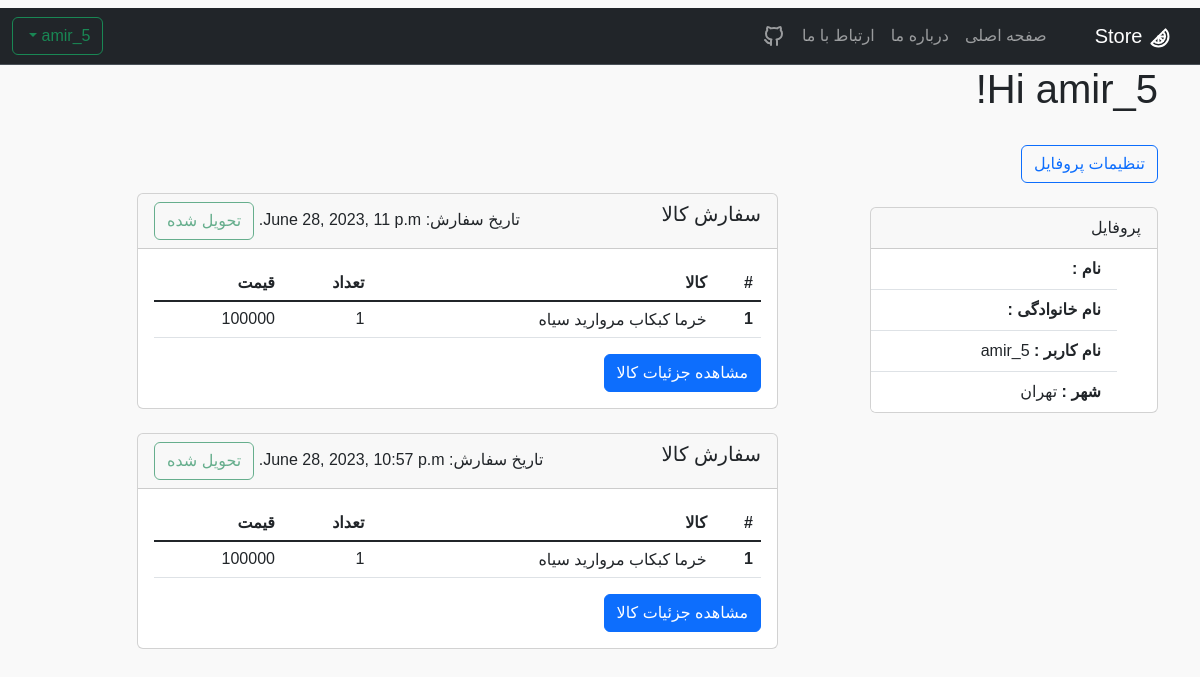
Before: /accounts/my_profile/amir_5/ (signed in) with the older database file.
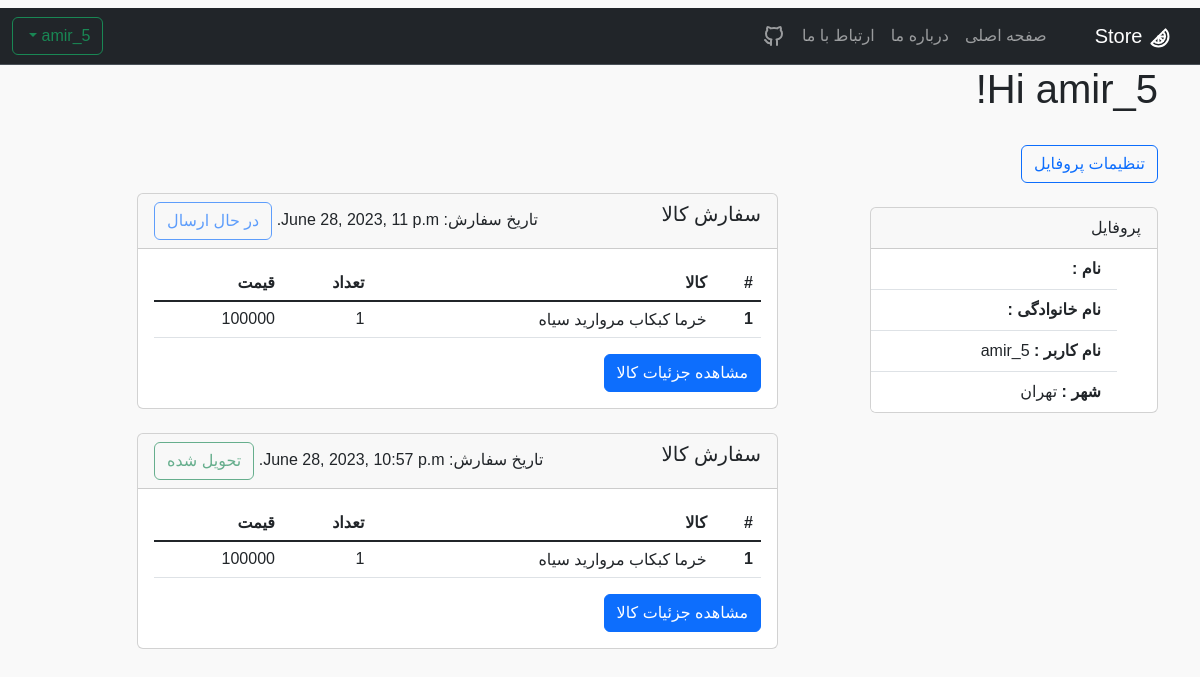
After: the same page with the newer database file.
### carts/models.py (models this page shows, shortened)
class Order(models.Model):
    STATUS_CHOICES = (
        ('در حال بررسی سفارش', 'در حال بررسی سفارش'),
        ('در حال ارسال', 'در حال ارسال'),
        ('تحویل شده', 'تحویل شده'),
    )
    customer = models.ForeignKey(User, on_delete=models.CASCADE, verbose_name='نام کاربر')
    date_order = models.DateTimeField(auto_now_add=True, verbose_name='تاریخ خرید')
    total_price = models.FloatField(blank=True, null=True, verbose_name='قیمت کل')
    status = models.CharField(
        max_length=50,
        choices=STATUS_CHOICES,default='در حال بررسی سفارش')

### accounts/views.py (the view)
# urls.py: path('my_profile/<str:username>/', ProfileView.as_view(), name='my_profile'),
class ProfileView(ListView):  # see orderItem in profile
    model = OrderItem
    template_name = 'profile/profile.html'
    context_object_name = 'orders'
    def get_queryset(self):
        return Order.objects.filter(customer=self.request.user).order_by('-date_order')

### products/models.py (called while the page is built)
    def __str__(self):
        return f"{self.name}"

    def __str__(self):
        return f"{self.name} {self.Supplier.first()}"

    def __str__(self):
        return f"{self.name}"

### templates/profile/profile.html (shortened to what this page needs)
{% extends 'base.html' %}
{% block content %}
<h1 class="r-text"> Hi {{ user.username }}!
</h1>
<br>
<div class="row r-text">
    <div class="col-md-4">
        <button type="button" class="btn btn-outline-primary">
            <a class="dropdown-item" href="{% url 'edit_profile' username=user.username %}">تنظیمات پروفایل</a>
        </button>
        <br>
        <br>
        <div class="card r-text" style="width: 18rem;">
            <div class="card-header ">
                پروفایل
            </div>
            <ul class="list-group list-group-flush ">
                <li class="list-group-item"><b>نام : </b>{{ user.first_name }}</li>
                <li class="list-group-item"><b>نام خانوادگی : </b>{{ user.last_name }}</li>
                <li class="list-group-item"><b>نام کاربر : </b>{{ user.username }}</li>
                <li class="list-group-item"><b>شهر : </b>{{ user.city }}</li>
            </ul>
        </div>
    </div>
    <br>
    <div class="col-md-7">
        <br>
        <br>
        {% for order in orders %}
        <div class="card">
            <div class="card-header d-flex justify-content-between">
                <h5 class="order-name" style="text-align: left;">سفارش کالا</h5>
                <div class="order-date" style="text-align: right;">
                    تاریخ سفارش: {{ order.date_order }}
                    {% if order.status == 'در حال ارسال' %}
                    <button type="button" class="btn btn-outline-primary" disabled>در حال ارسال</button>
                    {% elif order.status == 'در حال بررسی سفارش' %}
                    <button type="button" class="btn btn-outline-warning" disabled>در حال بررسی سفارش</button>
                    {% else %}
                    <button type="button" class="btn btn-outline-success" disabled>تحویل شده</button>
                    {% endif %}
                </div>
            </div>
            <div class="card-body">
                <table class="table">
                    <thead>
                    <tr>
                        <th scope="col">#</th>
                        <th scope="col">کالا</th>
                        <th scope="col">تعداد</th>
                        <th scope="col">قیمت</th>
                    </tr>
                    </thead>
                    <tbody class="table-group-divider">
                    {% for item in order.order_items.all %}
                    <tr>
                        <th scope="row">{{ forloop.counter }}</th>
                        <td>{{ item.product_variation }}</td>
                        <td>{{ item.quantity }}</td>
                        <td>{{ item.unit_price }}</td>
                    </tr>
                    {% endfor %}
                    </tbody>
                </table>
                <a href="{% url 'order-detail' order.pk %}" class="btn btn-primary">مشاهده جزئیات کالا</a>
            </div>
        </div>
        <br>
        {% endfor %}
    </div>
</div>
{% endblock %}

Changed rows visible on the page:
changed Order "June 28, 2023, 11 p.m.": status "تحویل شده" → "در حال ارسال"
